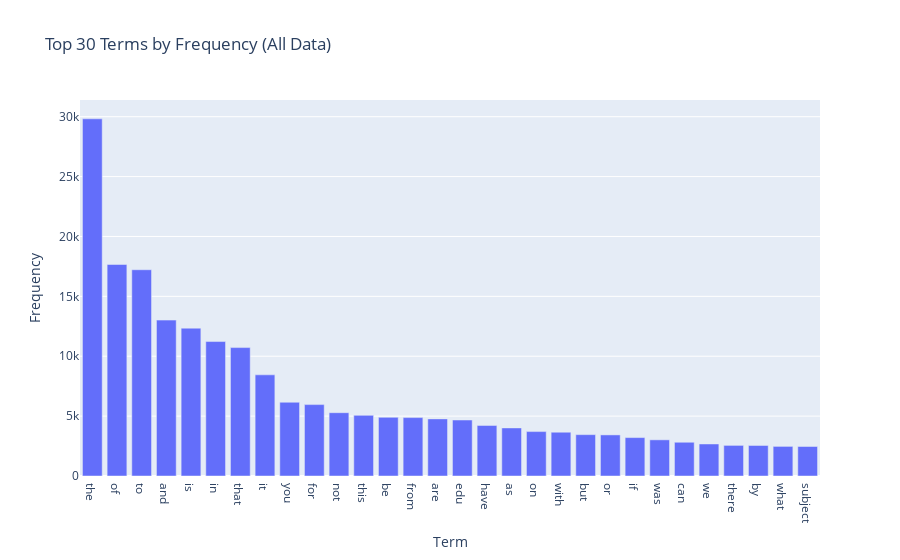

Notebook source saved alongside this figure:
### Markdown cell above
##### Exercise 13 (take home):

If you want a nicer interactive visualization here, I would encourage you try to install and use plotly to achieve this.

### Code cell
# Answer here

# top 30 term_frequency 

data = {'Term': count_vect.get_feature_names_out(), 
        'Frequency': term_frequencies}
df = pd.DataFrame(data)

freq_sorted = df.sort_values(by='Frequency', ascending=False)
freq_sorted.reset_index(drop=True, inplace=True)

top_features = freq_sorted[:30]

import plotly.graph_objects as go
from plotly.offline import iplot

fig = go.Figure(data=[go.Bar(x=top_features['Term'], y=top_features['Frequency'])])

fig.update_layout(
    title='Top 30 Terms by Frequency (All Data)',
    xaxis=dict(title='Term'),
    yaxis=dict(title='Frequency'),
)

iplot(fig)

### Figure 1 — Plotly figure (JSON) as saved in the notebook; plotly's stock layout.template omitted (floating-point values rounded to 4 significant figures)
{"data": [{"type": "bar", "x": ["the", "of", "to", "and", "is", "in", "that", "it", "you", "for", "not", "this", "be", "from", "are", "edu", "have", "as", "on", "with", "but", "or", "if", "was", "can", "we", "there", "by", "what", "subject"], "y": [29825, 17660, 17222, 13017, 12343, 11226, 10723, 8447, 6157, 5962, 5285, 5063, 4898, 4877, 4769, 4675, 4218, 4015, 3709, 3655, 3453, 3432, 3208, 3020, 2818, 2674, 2556, 2548, 2472, 2464]}], "layout": {"title": {"text": "Top 30 Terms by Frequency (All Data)"}, "xaxis": {"title": {"text": "Term"}}, "yaxis": {"title": {"text": "Frequency"}}}}
